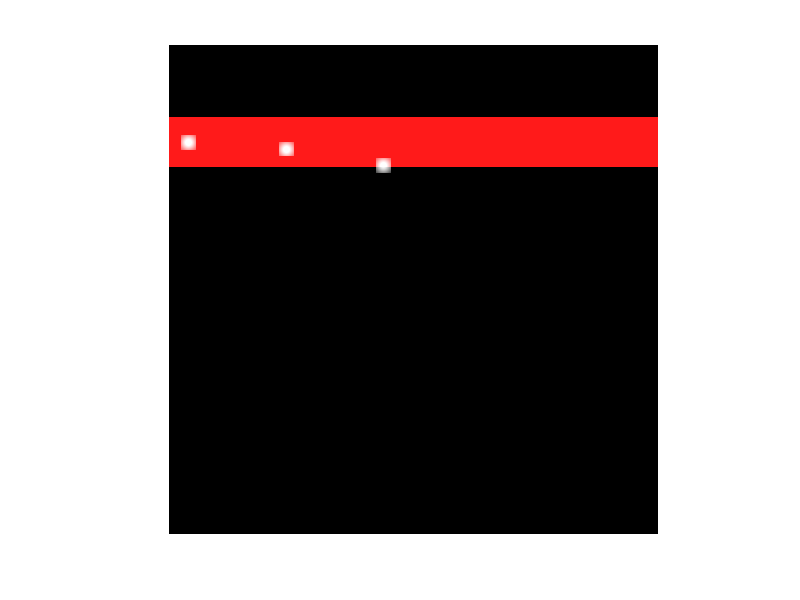

Source code (MATLAB): (Note: this script raises an error after producing the figure.)
%% Users parameters
FOVx = 5000;       %[um]
FOVy = 5000;       %[um]
W = 5000;          %[um] - transducer width
D = 500;           %[um] - vessel diameter
F = 10;            %[MHz]
Z = 1000;          %[um]
Csound = 1540*1e6; %[um/sec]
psf_resolution = 15; 
Ncycles = 1;      
sim_len = 1000; 
ppm = 0.1;         %[pixel/um]

u = 10000;         %[um/sec]
v = 10;             %[um/sec]
FR = 1e3;          %[Hz]
epsilon = 0.1;     %[sec]

%% Calculated parameters

lamda = Csound/(F*1e6);  %[um]
FWHM = 0.886*ppm*lamda*Z/W;  %[um]
sigma = 2.355*FWHM;      %[um]
FOVx_ = floor(FOVx*ppm);
FOVy_ = floor(FOVy*ppm);
psf = fspecial('gaussian', psf_resolution, sigma);
psf = psf./max(psf(:));
up_lim = floor((Z-(D/2))*ppm);
down_lim = ceil((Z+(D/2))*ppm);
R_blur = ceil(FWHM);
dt = 1/FR;          %[sec]

%% Image declaration 
background = zeros(FOVy_, FOVx_);
sample = double(zeros(FOVy_, FOVx_));
true_image = zeros(FOVy_, FOVx_);
true_image(up_lim:down_lim,:) = 1;

% RGB
true_image = cat(3, true_image, 0.1*true_image, 0.1*true_image);
background = true_image;

%% Simulation

figure;
h = imshow(true_image);

bubbles = [struct('y', round(Z*ppm), 'x', 1, 'u', u, 'v', v, 't0', 1)]; 

exitted_frame = 0;

for t = 1:sim_len
    
    mask = zeros(FOVx_, FOVy_);
    
    if (mod(t, 100) == 0)
        bubbles = [bubbles; struct('y', round(Z*ppm), 'x', 1, 'u', u, 'v', v, 't0', t)]; 
    end
    
    for b=1:length(bubbles)
        
        bubbles(b).y = bubbles(b).y + (t-bubbles(b).t0)*dt*bubbles(b).v*ppm;

        bubbles(b).x = 1 + (t-bubbles(b).t0)*dt*bubbles(b).u*ppm;

        if (bubbles(b).y < up_lim + abs(v)*ppm || bubbles(b).y > down_lim - abs(v)*ppm)
            [bubbles(b).u,bubbles(b).v] = elastic_collision(bubbles(b).u,bubbles(b).v);
        end
        
        if (bubbles(b).x > FOVx_ - dt*bubbles(b).u*ppm)
            exitted_frame = b;
        end

        mask(round(bubbles(b).y), round(bubbles(b).x)) = 1;
    
    end
    
    image = background + cat(3,conv2(mask, psf, 'same'));
    
    set(h, 'CData', image);
    drawnow;
    
    if (exitted_frame > 0)
        bubbles(exitted_frame,:) = [];
        exitted_frame = 0;
    end
    
end


